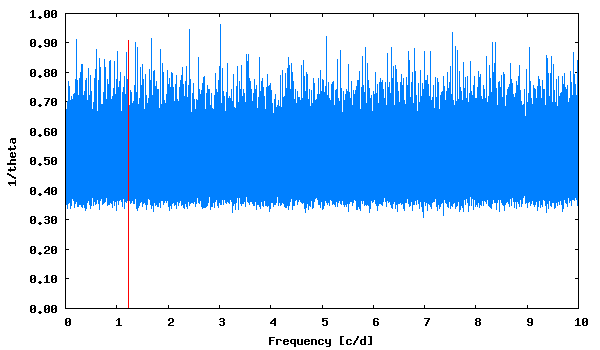

Write gnuplot code to recreate this figure.
set term png size 600,350 medium
set colors classic
set output "phase_lc_7.lk.png"
set xlabel "Frequency [c/d]"
set ylabel "1/theta"
set format y "%5.2f"
plot [] "lk.periodogram" using 1:2 with lines linecolor 3 title "", "<echo '1.234741  0.91'" with impulses linecolor 1 title ""
 
